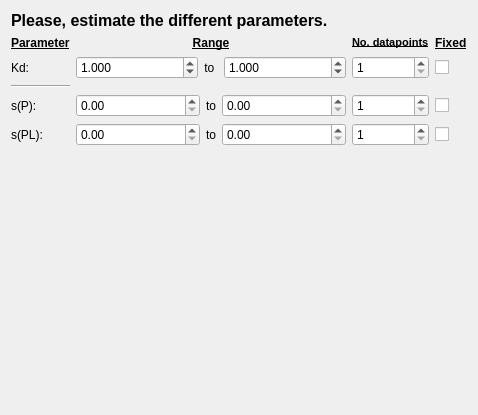
             <widget class="QWidget" name="scrollAreaWidgetContents_4">
              <property name="geometry">
               <rect>
                <x>0</x>
                <y>0</y>
                <width>478</width>
                <height>415</height>
               </rect>
              </property>
              <layout class="QGridLayout" name="gridLayout_10">
               <item row="1" column="0">
                <layout class="QGridLayout" name="gridLayout_12">
                 <item row="1" column="2">
                  <widget class="QSpinBox" name="kd_number">
                   <property name="minimum">
                    <number>1</number>
                   </property>
                  </widget>
                 </item>
                 <item row="3" column="0">
                  <widget class="QLabel" name="label_17">
                   <property name="text">
                    <string>s(P):</string>
                   </property>
                  </widget>
                 </item>
                 <item row="3" column="1">
                  <layout class="QGridLayout" name="gridLayout_14">
                   <item row="0" column="0">
                    <widget class="QDoubleSpinBox" name="start_min">
                     <property name="maximum">
                      <double>3000000.000000000000000</double>
                     </property>
                     <property name="singleStep">
                      <double>0.100000000000000</double>
                     </property>
                    </widget>
                   </item>
                   <item row="0" column="1">
                    <widget class="QLabel" name="label_18">
                     <property name="sizePolicy">
                      <sizepolicy hsizetype="Fixed" vsizetype="Preferred">
                       <horstretch>0</horstretch>
                       <verstretch>0</verstretch>
                      </sizepolicy>
                     </property>
                     <property name="text">
                      <string>to</string>
                     </property>
                    </widget>
                   </item>
                   <item row="0" column="2">
                    <widget class="QDoubleSpinBox" name="start_max">
                     <property name="maximum">
                      <double>4000000.000000000000000</double>
                     </property>
                     <property name="singleStep">
                      <double>0.100000000000000</double>
                     </property>
                    </widget>
                   </item>
                  </layout>
                 </item>
                 <item row="0" column="2">
                  <widget class="QLabel" name="label_16">
                   <property name="sizePolicy">
                    <sizepolicy hsizetype="Fixed" vsizetype="Preferred">
                     <horstretch>0</horstretch>
                     <verstretch>0</verstretch>
                    </sizepolicy>
                   </property>
                   <property name="font">
                    <font>
                     <pointsize>8</pointsize>
                     <weight>75</weight>
                     <bold>true</bold>
                    </font>
                   </property>
                   <property name="text">
                    <string>&lt;html&gt;&lt;head/&gt;&lt;body&gt;&lt;p&gt;&lt;span style=&quot; text-decoration: underline;&quot;&gt;No. datapoints&lt;/span&gt;&lt;/p&gt;&lt;/body&gt;&lt;/html&gt;</string>
                   </property>
                  </widget>
                 </item>
                 <item row="1" column="0">
                  <widget class="QLabel" name="label_14">
                   <property name="text">
                    <string>Kd:</string>
                   </property>
                  </widget>
                 </item>
                 <item row="0" column="3">
                  <widget class="QLabel" name="label_13">
                   <property name="sizePolicy">
                    <sizepolicy hsizetype="Fixed" vsizetype="Preferred">
                     <horstretch>0</horstretch>
                     <verstretch>0</verstretch>
                    </sizepolicy>
                   </property>
                   <property name="font">
                    <font>
                     <pointsize>9</pointsize>
                     <weight>75</weight>
                     <bold>true</bold>
                     <underline>true</underline>
                    </font>
                   </property>
                   <property name="text">
                    <string>Fixed</string>
                   </property>
                  </widget>
                 </item>
                 <item row="0" column="1">
                  <widget class="QLabel" name="label_7">
                   <property name="font">
                    <font>
                     <pointsize>9</pointsize>
                     <weight>75</weight>
                     <bold>true</bold>
                     <underline>true</underline>
                    </font>
                   </property>
                   <property name="text">
                    <string>Range</string>
                   </property>
                   <property name="alignment">
                    <set>Qt::AlignCenter</set>
                   </property>
                  </widget>
                 </item>
                 <item row="3" column="2">
                  <widget class="QSpinBox" name="start_number">
                   <property name="minimum">
                    <number>1</number>
                   </property>
                  </widget>
                 </item>
                 <item row="0" column="0">
                  <widget class="QLabel" name="label_6">
                   <property name="sizePolicy">
                    <sizepolicy hsizetype="Fixed" vsizetype="Preferred">
                     <horstretch>0</horstretch>
                     <verstretch>0</verstretch>
                    </sizepolicy>
                   </property>
                   <property name="font">
                    <font>
                     <pointsize>9</pointsize>
                     <weight>75</weight>
                     <bold>true</bold>
                     <underline>true</underline>
                    </font>
                   </property>
                   <property name="frameShape">
                    <enum>QFrame::NoFrame</enum>
                   </property>
                   <property name="text">
                    <string>Parameter</string>
                   </property>
                  </widget>
                 </item>
                 <item row="3" column="3">
                  <widget class="QCheckBox" name="start_check_range">
                   <property name="text">
                    <string/>
                   </property>
                  </widget>
                 </item>
                 <item row="1" column="3">
                  <widget class="QCheckBox" name="kd_check">
                   <property name="layoutDirection">
                    <enum>Qt::LeftToRight</enum>
                   </property>
                   <property name="text">
                    <string/>
                   </property>
                  </widget>
                 </item>
                 <item row="2" column="0">
                  <widget class="Line" name="line_4">
                   <property name="orientation">
                    <enum>Qt::Horizontal</enum>
                   </property>
                  </widget>
                 </item>
                 <item row="1" column="1">
                  <layout class="QGridLayout" name="gridLayout_13">
                   <item row="0" column="1">
                    <widget class="QLabel" name="label_15">
                     <property name="sizePolicy">
                      <sizepolicy hsizetype="Fixed" vsizetype="Preferred">
                       <horstretch>0</horstretch>
                       <verstretch>0</verstretch>
                      </sizepolicy>
                     </property>
                     <property name="text">
                      <string>to </string>
                     </property>
                     <property name="alignment">
                      <set>Qt::AlignCenter</set>
                     </property>
                    </widget>
                   </item>
                   <item row="0" column="0">
                    <widget class="QDoubleSpinBox" name="kd_min">
                     <property name="decimals">
                      <number>3</number>
                     </property>
                     <property name="maximum">
                      <double>999.990000000000009</double>
                     </property>
                     <property name="value">
                      <double>1.000000000000000</double>
                     </property>
                    </widget>
                   </item>
                   <item row="0" column="2">
                    <widget class="QDoubleSpinBox" name="kd_max">
                     <property name="decimals">
                      <number>3</number>
                     </property>
                     <property name="maximum">
                      <double>1000.000000000000000</double>
                     </property>
                     <property name="value">
                      <double>1.000000000000000</double>
                     </property>
                    </widget>
                   </item>
                  </layout>
                 </item>
                 <item row="4" column="0">
                  <widget class="QLabel" name="label_19">
                   <property name="text">
                    <string>s(PL):</string>
                   </property>
                  </widget>
                 </item>
                 <item row="4" column="1">
                  <layout class="QGridLayout" name="gridLayout_15">
                   <item row="0" column="0">
                    <widget class="QDoubleSpinBox" name="end_min">
                     <property name="maximum">
                      <double>3000000.000000000000000</double>
                     </property>
                     <property name="singleStep">
                      <double>0.100000000000000</double>
                     </property>
                    </widget>
                   </item>
                   <item row="0" column="2">
                    <widget class="QDoubleSpinBox" name="end_max">
                     <property name="maximum">
                      <double>4000000.000000000000000</double>
                     </property>
                     <property name="singleStep">
                      <double>0.100000000000000</double>
                     </property>
                    </widget>
                   </item>
                   <item row="0" column="1">
                    <widget class="QLabel" name="label_20">
                     <property name="sizePolicy">
                      <sizepolicy hsizetype="Fixed" vsizetype="Preferred">
                       <horstretch>0</horstretch>
                       <verstretch>0</verstretch>
                      </sizepolicy>
                     </property>
                     <property name="text">
                      <string>to</string>
                     </property>
                    </widget>
                   </item>
                  </layout>
                 </item>
                 <item row="4" column="2">
                  <widget class="QSpinBox" name="end_number">
                   <property name="minimum">
                    <number>1</number>
                   </property>
                  </widget>
                 </item>
                 <item row="4" column="3">
                  <widget class="QCheckBox" name="end_check_range">
                   <property name="text">
                    <string/>
                   </property>
                  </widget>
                 </item>
                </layout>
               </item>
               <item row="0" column="0">
                <widget class="QLabel" name="label_5">
                 <property name="font">
                  <font>
                   <pointsize>12</pointsize>
                   <weight>75</weight>
                   <bold>true</bold>
                  </font>
                 </property>
                 <property name="text">
                  <string>Please, estimate the different parameters.</string>
                 </property>
                </widget>
               </item>
               <item row="3" column="0">
                <spacer name="verticalSpacer_4">
                 <property name="orientation">
                  <enum>Qt::Vertical</enum>
                 </property>
                 <property name="sizeHint" stdset="0">
                  <size>
                   <width>20</width>
                   <height>40</height>
                  </size>
                 </property>
                </spacer>
               </item>
              </layout>
             </widget>
